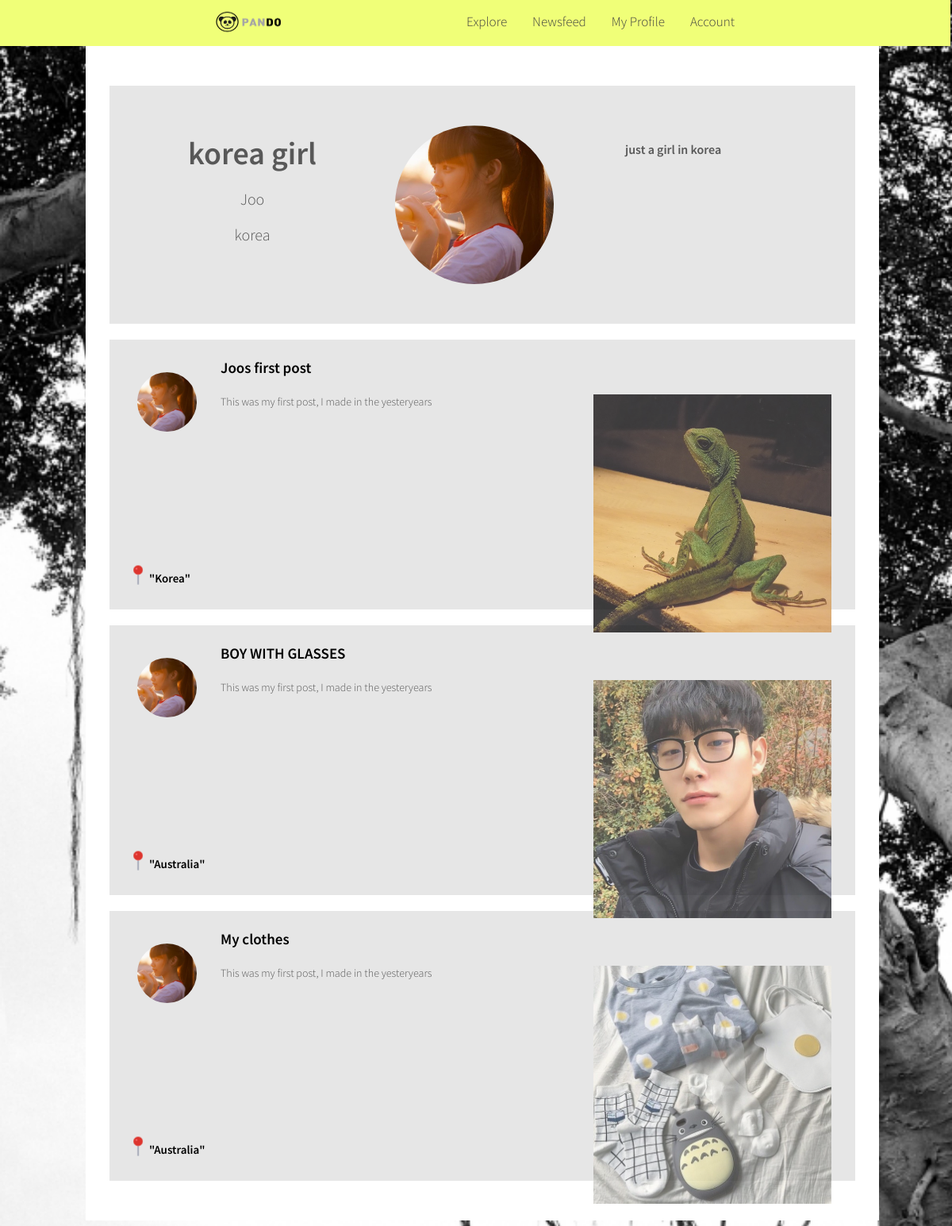
/PANDO/myprofile.php?user=Joo, run on the app's committed database.
### tables this page shows
CREATE TABLE `users` (
  `userID` int(8) NOT NULL AUTO_INCREMENT,
  `username` varchar(32) NOT NULL,
  `password` varchar(32) NOT NULL,
  `email` varchar(32) NOT NULL,
  `blogName` varchar(64) DEFAULT NULL,
  `location` varchar(128) DEFAULT NULL,
  `shortDesc` text,
  `thumbnail` varchar(256) DEFAULT NULL,
  `language` int(1) NOT NULL,
  PRIMARY KEY (`userID`)
);

CREATE TABLE `posts` (
  `postID` int(8) NOT NULL AUTO_INCREMENT,
  `title` varchar(32) NOT NULL,
  `textblob` varchar(1024) NOT NULL,
  `userID` int(8) NOT NULL,
  `pAddress` varchar(32) DEFAULT NULL,
  `location` varchar(128) DEFAULT NULL,
  `date` date NOT NULL,
  PRIMARY KEY (`postID`),
  KEY `usertable` (`userID`),
  CONSTRAINT `posts_ibfk_1` FOREIGN KEY (`userID`) REFERENCES `users` (`userID`) ON DELETE CASCADE
);

### PANDO/myprofile.php (the view, shortened to what this page needs)
<!DOCTYPE html>
<?php
    include '../php_func.php';
    $user = $_GET['user'];
    $result = getProfile($user);
    $row = $result->fetch_array(MYSQLI_ASSOC);
    $thumb = $row['thumbnail'];
    $id = $row['userID'];
?>
<html>
  <head>
    <link href='myprofile_style.css' rel='stylesheet' type='text/css'>
  </head>
  <body>
    <div class="topnav">
      <a href="home.php">
        <img src="pandologotp.png" alt ="PANDO" />
      </a>
      <div id="links">
        <a href="createaccount.html" class="nav_items">Account</a>
        <a href="myprofile.php?user=<?php echo $_SESSION['userName'] ?>" class="nav_items">My Profile</a>
        <a href="newsfeed.php" class="nav_items">Newsfeed</a>
        <a href="explorepg.php" class="nav_items">Explore</a>
      </div>
    </div>
    <div class="main">
        <div id="createpost">
            <div id="leftsideprof">
              <center>
              <span id="blogname"><?php echo $row['blogName']; ?></span><br>
              <span id="username"><?php echo $row['username']; ?></span><br>
              <span id="location"><?php echo $row['location']; ?></span>
          </center>
          </div>
          <img src="<?php echo $thumb ?>" id="mainprofilepic">
          <div id="rightsideprof"><span id="blogdescrip"><?php echo $row['shortDesc'] ?></span></div>
                  </div>
<?php
    $result = getProfilePosts($id);
    while ($row = $result->fetch_array(MYSQLI_ASSOC)){
        $word =' <div class="item">
            <h6 class="title">'.$row['title'].'</h6>
            <img src="'.$thumb.'" alt="Blog name" class="profilepic">
            <div class="pinlocation">
              <img src="pin.png" alt="Location" class="pin">
              <h6 class="city">"'.$row['location'].'"</h6>
            </div>
            <div class="descriparea"><p class="description">'.$row['textblob'].'</p></div>
             <img src="'.$row['pAddress'].'" alt="Post title" class="image">
              <div class="arrow-right"></div>
              <div class="arrow-left"></div>
            <!-- <center>
              <span class="hovertext">'.$row['title'].'</span>
            </center> -->
        </div>';
         echo $word;
    }
?>
  </body>
</html>

### PANDO/myprofile_style.css (style rules this page uses)
body { background-color: #FFF; background: url(treebackground.jpg); background-repeat: no-repeat; background-attachment: fixed; background-size:cover; width: 100%; height: auto; }
.topnav { overflow: hidden; background-color: #f0ff78; width: 100%; height:60px; margin-top:-10px; margin-left:-10px; margin-right:-10px; margin-bottom:50px; position:fixed; z-index: 9999999999; display:block; position:fixed; }
.topnav img { width:120px; height:60px; float: left; margin-left:16em; margin-top: 0px; }
a.nav_items { float: right; display: block; color: #404040; text-align: center; padding:18px 16px; font-family: 'sourcesans', Helvetica; text-decoration: none; font-size: 17px; }
#links { margin-right: 16em; }
.main { padding-top:80px; margin:auto; text-align: auto; width: 1000px ; background-color:#ffffff; margin-bottom: 30px; padding-bottom:50px; display: -webkit-flex; display: flex; -webkit-justify-content: space-around; justify-content: space-around; -webkit-flex-wrap: wrap; flex-wrap: wrap; }
#createpost { background-color: #e6e6e6; width: 940px; height: 300px; margin-top:20px; }
#blogname { font-family:'sourcesans', Helvetica; color: #585858; margin-left:50px; font-weight: bold; font-size:40px; position:relative; top:30px; }
#username { font-family:'sourcesans', Helvetica; color: #585858; margin-left:50px; font-size:20px; position:relative; top:50px; }
#location { font-family:'sourcesans', Helvetica; color: #585858; margin-left:50px; position:relative; top:70px; font-size:20px; }
#leftsideprof { width:250px; height:300px; padding:30px; float:left; }
#mainprofilepic { width:200px; height:200px; border-radius:200px; margin-left: 50px; margin-top:50px; }
#blogdescrip { font-family:'sourcesans', Helvetica; color: #585858; margin-left:50px; font-weight: bold; }
#rightsideprof { height:300px; width:300px; float:right; padding:70px 40px 40px 40px ; }
.item { background-color: #e6e6e6; width: 900px; height: 300px; margin-top:20px; padding:20px; }
.image { width:300px; height: 300px; opacity:0.75; margin-left:590px; margin-top:-325px; }
.descriparea { width: 450px; height:300px; margin-top:-290px; margin-left:120px; overflow:hidden; }
.description { text-decoration: none; font-family: 'sourcesans', Helvetica; font-size:14px; color: #585858; }
.profilepic { height:75px; width: 75px; margin-bottom:200px; margin-left:15px; margin-top:-50px; border-radius: 75px; }
.pin { width:50px; height: 50px; }
.city { margin-left:40px; margin-top:-33px; font-size: 15px; }
.pinlocation { margin-left:-10px; margin-top: -50px; }
h6 { font-family: 'sourcesans', Helvetica; font-weight: bold; }
.title { margin-top:3px; margin-left:120px; font-size:19px; }

### data on the page
users: blogName "korea girl", username "Joo", location "korea", thumbnail (picture), shortDesc "just a girl in korea"
posts: title "Joos first post", userID.thumbnail (picture), location "Korea", textblob "This was my first post, I made in the yesteryears", pAddress (picture)
posts: title "BOY WITH GLASSES", userID.thumbnail (picture), location "Australia", textblob "This was my first post, I made in the yesteryears", pAddress (picture)
posts: title "My clothes", userID.thumbnail (picture), location "Australia", textblob "This was my first post, I made in the yesteryears", pAddress (picture)
